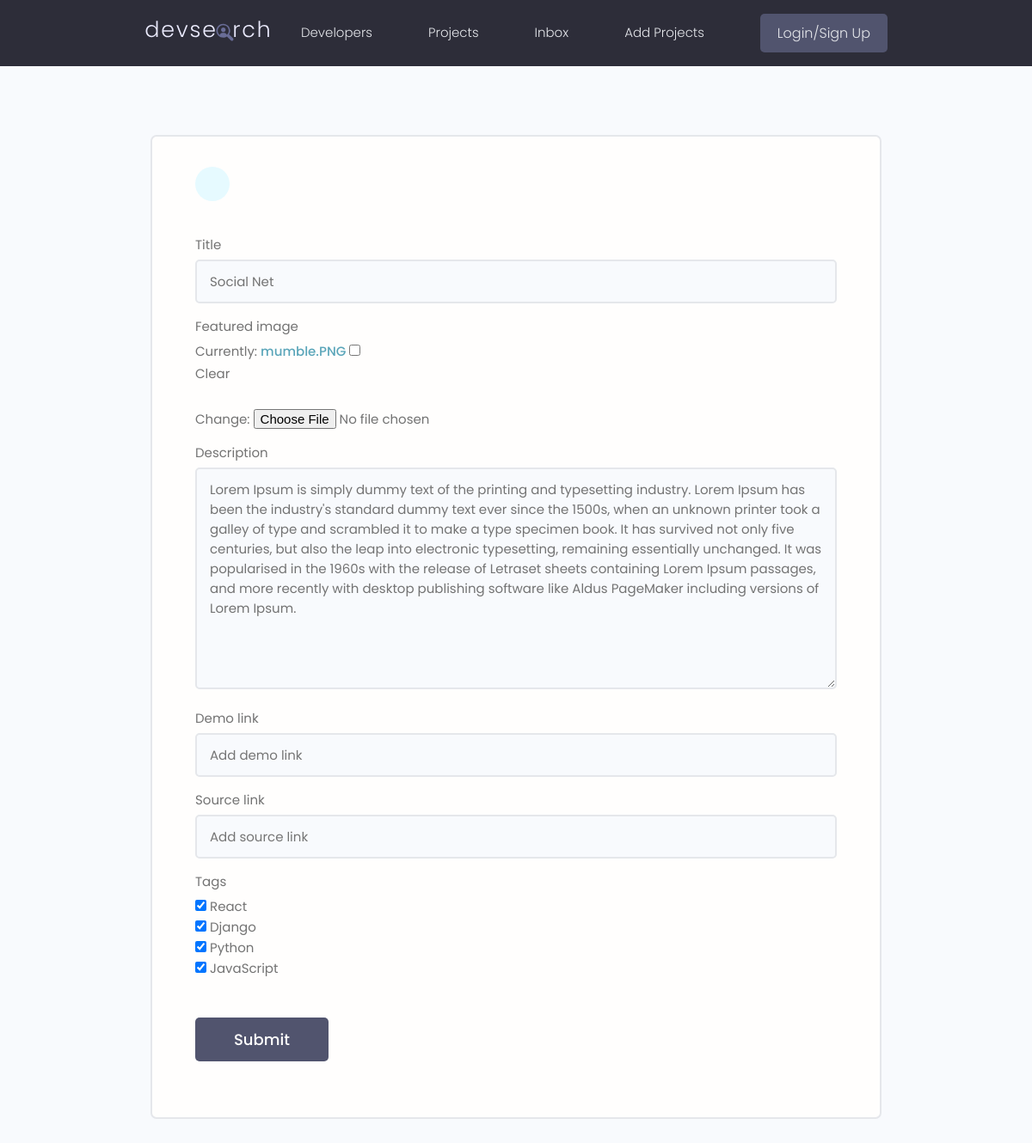
/projects/update-project/8034d6f698884a34bc909bda86b82e7d/, run on an earlier commit of the app's database.
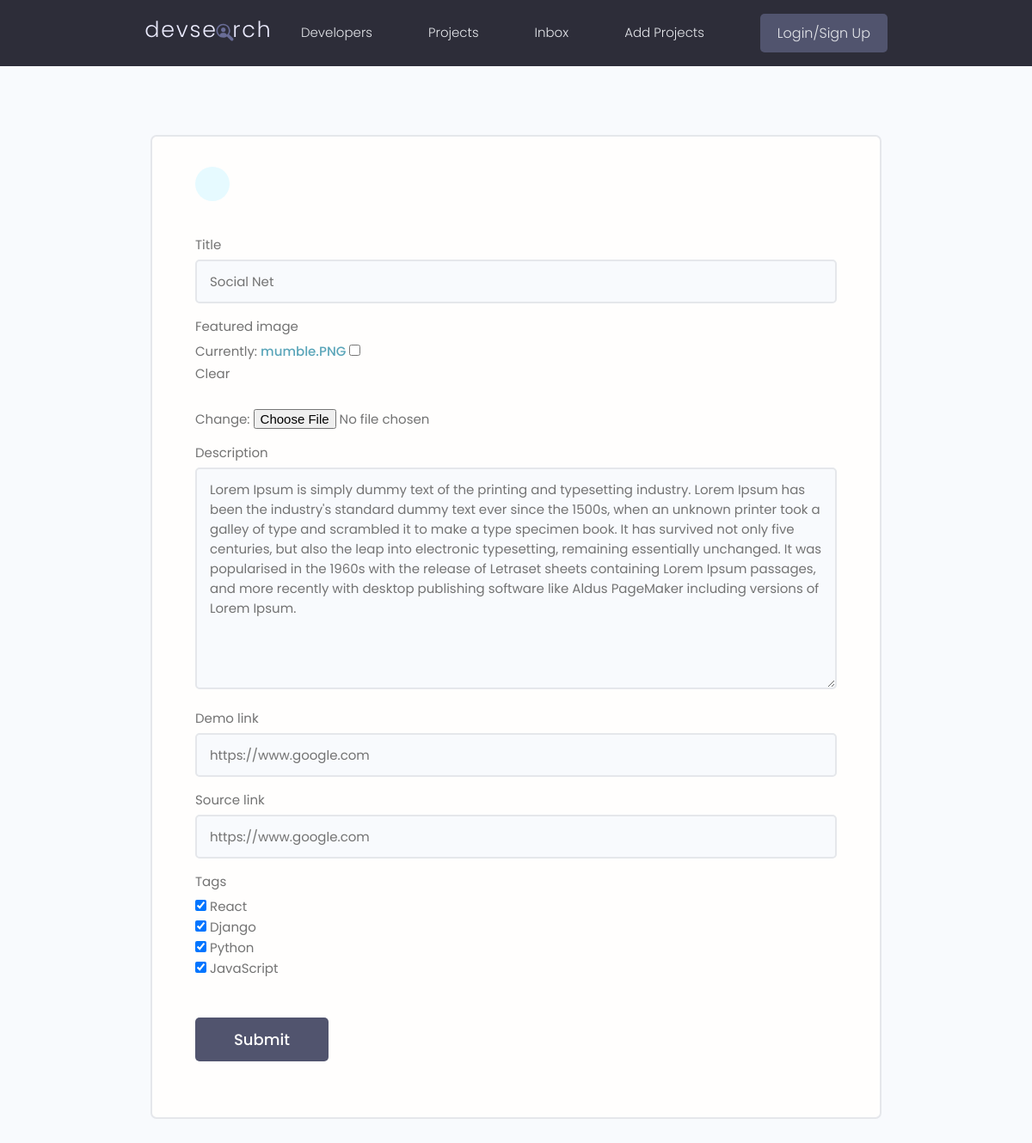
And on a later commit of the database.
### projects/models.py (models this page shows, shortened)
class Project(models.Model):
    owner = models.ForeignKey(Profile, null=True, blank=True, on_delete=models.SET_NULL)
    title = models.CharField(max_length=200)
    description = models.TextField(null=True, blank=True)
    featured_image = models.ImageField(null=True, blank=True, default="default.jpg")
    demo_link = models.CharField(max_length=2000, null=True, blank=True)
    source_link = models.CharField(max_length=2000, null=True, blank=True)
    tags = models.ManyToManyField('Tag', blank=True)
    vote_total = models.IntegerField(default=0, null=True, blank=True)
    vote_ratio = models.IntegerField(default=0, null=True, blank=True)
    created = models.DateTimeField(auto_now_add=True)
    id = models.UUIDField(default=uuid.uuid4, unique=True,
                          primary_key=True, editable=False)

### projects/views.py (the view)
# urls.py: path('update-project/<str:pk>/', views.updateProject, name='update-project'),
def updateProject(request, pk):
    project = Project.objects.get(id=pk)
    form = ProjectForm(instance=project)
    if request.method == 'POST':
        form = ProjectForm(request.POST, request.FILES, instance=project)
        if form.is_valid():
            form.save()
            return redirect('projects')
    context = {'form': form}
    return render(request, 'projects/project_form.html', context)

### projects/forms.py
class ProjectForm(ModelForm):
    class Meta:
        model = Project
        fields = ['title', 'featured_image', 'description', 'demo_link', 'source_link', 'tags']
        widgets = {
            'tags': forms.CheckboxSelectMultiple(),
        }
    def __init__(self, *args, **kwargs):
        super(ProjectForm, self).__init__(*args, **kwargs)
        self.fields['title'].widget.attrs.update({'class': 'input','placeholder': 'Add title'})
        self.fields['description'].widget.attrs.update({'class': 'input','placeholder': 'Add description'})
        self.fields['demo_link'].widget.attrs.update({'class': 'input','placeholder': 'Add demo link'})
        self.fields['source_link'].widget.attrs.update({'class': 'input','placeholder': 'Add source link'})

### projects/models.py (called while the page is built)
    def __str__(self):
        return self.name

### projects/templates/projects/project_form.html (shortened to what this page needs)
{% extends 'main.html' %}
{% block content %}
<main class="formPage my-xl">
    <div class="content-box">
        <div class="formWrapper">
            <a class="backButton" href="#"></a>
            <br>
            <form action="" method="post" enctype="multipart/form-data">
                {% for field in form %}
                <div class="form__field">
                    <label for="formInput#text">{{field.label}} </label>
                    {{field}}
                </div>
                {% endfor %}
                <input class="btn btn--sub btn--lg  my-md" type="submit" value="Submit" />
            </form>
        </div>
    </div>
</main>
{% endblock content %}

What changed in the data, as far as the page shows it:
changed Project "Social Net": demo_link (not shown) → "https://www.google.com"; source_link (not shown) → "https://www.google.com"
